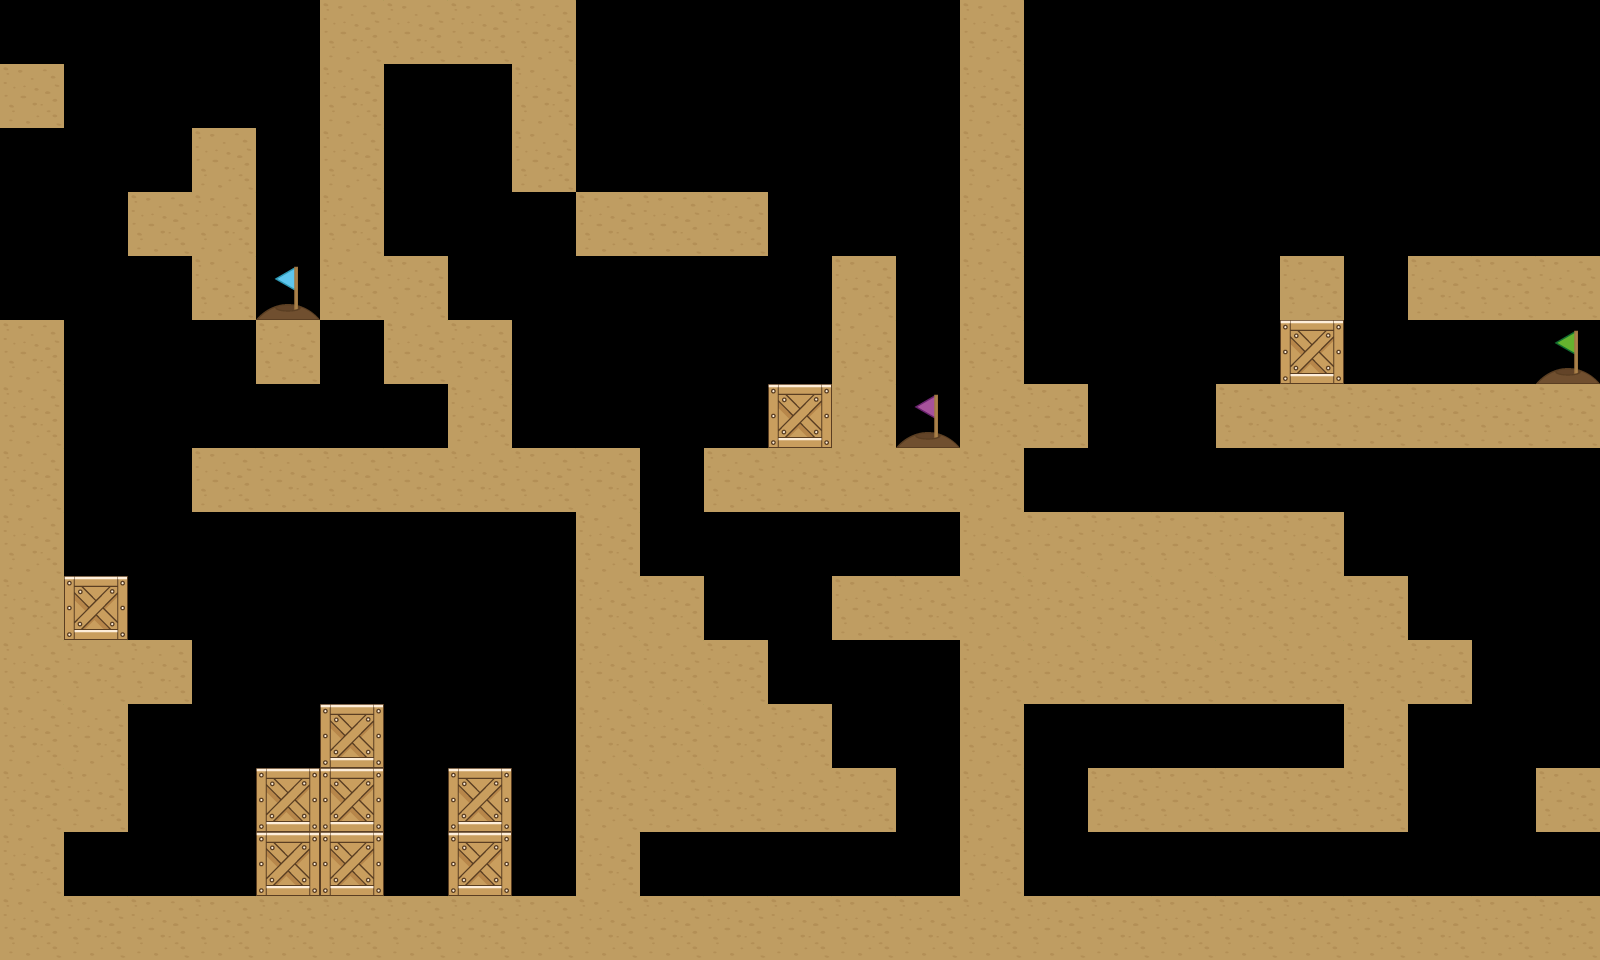

Below is a game level as drawn by its tile map, then a one-line description and the .tmx that defines it (tile-layer data replaced by summaries):
An orthogonal 25x15 tile map with 64x64 px tiles, 1 tile layer (Warstwa Kafelków 1) and 84 objects (40x grass, 20x carrot, 11x spikes, 4x trapdoor, 3x hole, ...).

<map version="1.8" tiledversion="1.8.5" orientation="orthogonal" renderorder="right-down" width="25" height="15" tilewidth="64" tileheight="64" infinite="0" nextlayerid="3" nextobjectid="139">
 <properties>
  <property name="carrot1" type="int" value="10" />
  <property name="carrot2" type="int" value="15" />
  <property name="carrot3" type="int" value="20" />
 </properties>
 <tileset firstgid="1" name="spritesheet_multicolor" tilewidth="64" tileheight="64" tilecount="350" columns="25">
  <image source="spritesheet_multicolor.png" width="1600" height="900" />
 </tileset>
 <layer id="1" name="Warstwa Kafelków 1" width="25" height="15">
  <data>[375 cells, 156 non-empty, 5 distinct tile ids]</data>
 </layer>
 <objectgroup id="2" name="Warstwa Obiektu 1">
  <object id="1" type="grass" x="0" y="896" width="1600" height="64" />
  <object id="37" type="carrot" gid="7" x="448" y="128" width="64" height="64" />
  <object id="43" name="BLUE_HOLE" type="hole" x="256" y="256" width="64" height="64">
   <properties>
    <property name="entity_type" value="BLUE_HOLE" />
   </properties>
  </object>
  <object id="44" name="GREEN_HOLE" type="hole" x="1536" y="320" width="64" height="64">
   <properties>
    <property name="entity_type" value="GREEN_HOLE" />
   </properties>
  </object>
  <object id="45" name="PURPLE_HOLE" type="hole" x="896" y="384" width="64" height="64">
   <properties>
    <property name="entity_type" value="PURPLE_HOLE" />
   </properties>
  </object>
  <object id="46" name="PLAYER_GREEN" type="player" x="1280" y="704" width="64" height="64">
   <properties>
    <property name="entity_type" value="PLAYER_GREEN" />
   </properties>
  </object>
  <object id="47" name="PLAYER_PURPLE" type="player" x="640" y="832" width="64" height="64">
   <properties>
    <property name="entity_type" value="PLAYER_PURPLE" />
   </properties>
  </object>
  <object id="48" name="PLAYER_BLUE" type="player" x="64" y="832" width="64" height="64">
   <properties>
    <property name="entity_type" value="PLAYER_BLUE" />
   </properties>
  </object>
  <object id="52" name="PAIR_1" type="lever" gid="11" x="192" y="896" width="64" height="64">
   <properties>
    <property name="trapdoor_group" type="int" value="1" />
   </properties>
  </object>
  <object id="53" name="PAIR_1" type="trapdoor" gid="2147483658" x="896" y="320" width="64" height="64">
   <properties>
    <property name="trapdoor_group" type="int" value="1" />
   </properties>
  </object>
  <object id="54" name="PAIR_2" type="trapdoor" gid="10" x="256" y="192" width="64" height="64">
   <properties>
    <property name="trapdoor_group" type="int" value="2" />
   </properties>
  </object>
  <object id="56" type="spikes" gid="9" x="384" y="448" width="64" height="64">
   <properties>
    <property name="entity_type" value="SPIKES" />
   </properties>
  </object>
  <object id="57" type="carrot" gid="7" x="1536" y="768" width="64" height="64" />
  <object id="58" type="carrot" gid="7" x="1024" y="512" width="64" height="64" />
  <object id="59" type="carrot" gid="7" x="1024" y="384" width="64" height="64" />
  <object id="60" type="carrot" gid="7" x="1024" y="320" width="64" height="64" />
  <object id="62" type="carrot" gid="7" x="1280" y="256" width="64" height="64" />
  <object id="63" type="spikes" gid="9" x="1536" y="256" width="64" height="64">
   <properties>
    <property name="entity_type" value="SPIKES" />
   </properties>
  </object>
  <object id="64" name="PAIR_2" type="trapdoor" gid="10" x="1344" y="320" width="64" height="64">
   <properties>
    <property name="trapdoor_group" type="int" value="2" />
   </properties>
  </object>
  <object id="65" type="carrot" gid="7" x="1216" y="128" width="64" height="64" />
  <object id="66" type="carrot" gid="7" x="1280" y="128" width="64" height="64" />
  <object id="67" type="carrot" gid="7" x="1344" y="128" width="64" height="64" />
  <object id="68" name="PAIR_1" type="trapdoor" gid="2147483658" x="1024" y="832" width="64" height="64">
   <properties>
    <property name="trapdoor_group" type="int" value="1" />
   </properties>
  </object>
  <object id="69" name="PAIR_2" type="lever" gid="11" x="704" y="448" width="64" height="64">
   <properties>
    <property name="trapdoor_group" type="int" value="2" />
   </properties>
  </object>
  <object id="71" name="PAIR_1" type="lever" gid="11" x="1408" y="384" width="64" height="64">
   <properties>
    <property name="trapdoor_group" type="int" value="1" />
   </properties>
  </object>
  <object id="72" type="spikes" gid="9" x="640" y="192" width="64" height="64">
   <properties>
    <property name="entity_type" value="SPIKES" />
   </properties>
  </object>
  <object id="73" type="carrot" gid="7" x="576" y="192" width="64" height="64" />
  <object id="74" type="carrot" gid="7" x="704" y="192" width="64" height="64" />
  <object id="75" type="carrot" gid="7" x="384" y="128" width="64" height="64" />
  <object id="76" type="carrot" gid="7" x="384" y="192" width="64" height="64" />
  <object id="77" type="carrot" gid="7" x="384" y="256" width="64" height="64" />
  <object id="78" type="spikes" gid="9" x="384" y="896" width="64" height="64">
   <properties>
    <property name="entity_type" value="SPIKES" />
   </properties>
  </object>
  <object id="79" type="carrot" gid="7" x="512" y="896" width="64" height="64" />
  <object id="80" type="carrot" gid="7" x="512" y="832" width="64" height="64" />
  <object id="81" type="carrot" gid="7" x="512" y="768" width="64" height="64" />
  <object id="82" type="spikes" gid="9" x="1472" y="256" width="64" height="64">
   <properties>
    <property name="entity_type" value="SPIKES" />
   </properties>
  </object>
  <object id="83" type="spikes" gid="9" x="1536" y="896" width="64" height="64">
   <properties>
    <property name="entity_type" value="SPIKES" />
   </properties>
  </object>
  <object id="85" type="spikes" gid="9" x="832" y="576" width="64" height="64">
   <properties>
    <property name="entity_type" value="SPIKES" />
   </properties>
  </object>
  <object id="86" type="spikes" gid="9" x="896" y="576" width="64" height="64">
   <properties>
    <property name="entity_type" value="SPIKES" />
   </properties>
  </object>
  <object id="87" type="carrot" gid="7" x="64" y="128" width="64" height="64" />
  <object id="88" type="carrot" gid="7" x="128" y="128" width="64" height="64" />
  <object id="89" type="carrot" gid="7" x="64" y="192" width="64" height="64" />
  <object id="91" type="spikes" gid="9" x="256" y="448" width="64" height="64">
   <properties>
    <property name="entity_type" value="SPIKES" />
   </properties>
  </object>
  <object id="92" type="spikes" gid="9" x="320" y="448" width="64" height="64">
   <properties>
    <property name="entity_type" value="SPIKES" />
   </properties>
  </object>
  <object id="93" type="spikes" gid="9" x="0" y="64" width="64" height="64">
   <properties>
    <property name="entity_type" value="SPIKES" />
   </properties>
  </object>
  <object id="95" type="grass" x="0" y="320" width="64" height="576" />
  <object id="96" type="grass" x="64" y="640" width="64" height="192" />
  <object id="98" type="grass" x="192" y="128" width="64" height="192" />
  <object id="99" type="grass" x="128" y="192" width="64" height="64" />
  <object id="101" type="grass" x="512" y="128" width="64" height="64" />
  <object id="102" type="grass" x="512" y="0" width="64" height="128" />
  <object id="103" type="grass" x="320" y="0" width="192" height="64" />
  <object id="104" type="grass" x="320" y="64" width="64" height="256" />
  <object id="105" type="grass" x="384" y="256" width="64" height="128" />
  <object id="106" type="grass" x="448" y="320" width="64" height="128" />
  <object id="107" type="grass" x="192" y="448" width="448" height="64" />
  </objectgroup>
</map>
<!-- 28 of 84 objects omitted -->